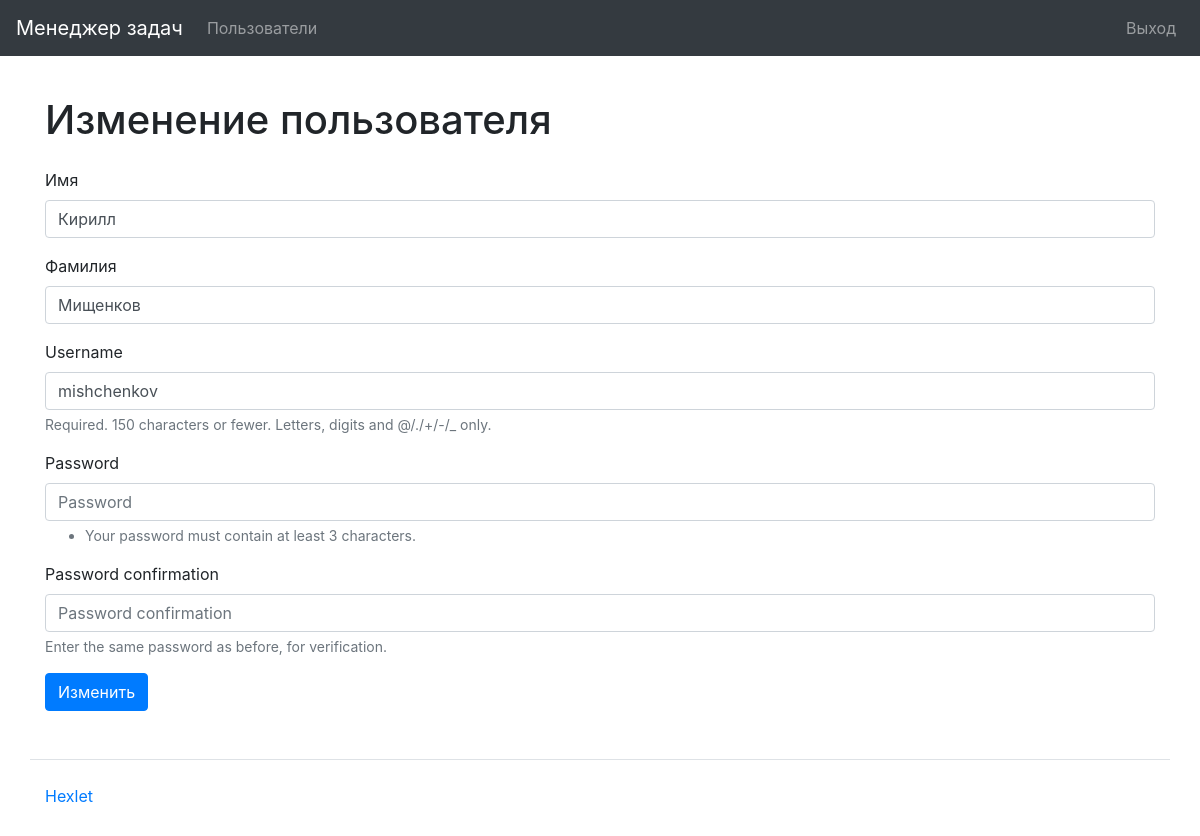
The app's page /users/1/update/ (signed in) with its own data.
### task_manager/users/models.py (models this page shows, shortened)
class User(AbstractUser):
    first_name = models.CharField(max_length=150)
    last_name = models.CharField(max_length=150)

### task_manager/users/views.py (the view)
# urls.py: path('<int:pk>/update/', UserUpdateView.as_view(), name='user_update'),
class UserUpdateView(AuthRequiredMixin, UserPermissionMixin,
                     SuccessMessageMixin, UpdateView):
    template_name = 'users/create.html'
    model = User
    form_class = UserForm
    success_url = reverse_lazy('users_list')
    permission_url = reverse_lazy('users_list')
    extra_context = {
        'title': _('Update user'),
        'button_text': _('Update'),
    }
    success_message = _('User is successfully updated')
    permission_message = _('You have no rights to change another user.')

### task_manager/users/forms.py
class UserForm(UserCreationForm):
    first_name = forms.CharField(
        max_length=150, required=True, label=_("First name")
    )
    last_name = forms.CharField(
        max_length=150, required=True, label=_("Last name")
    )
    class Meta(UserCreationForm.Meta):
        model = User
        fields = ('first_name', 'last_name',
                  'username', 'password1', 'password2'
                  )

### task_manager/mixins.py (called while the page is built)
    def dispatch(self, request, *args, **kwargs):
        if not request.user.is_authenticated:
            messages.error(request, self.auth_message)
            return redirect(reverse_lazy('login'))
        return super().dispatch(request, *args, **kwargs)

    def test_func(self):
        return self.get_object() == self.request.user

### task_manager/templates/users/create.html (shortened to what this page needs)
{% extends "base.html" %}
{% load i18n %}
{% load bootstrap4 %}
{% block content %}
    <h1 class="my-4">{{ title }}</h1>
    <form method="post">
        {% bootstrap_form form %}
        {% bootstrap_button button_text button_type="submit" button_class="btn btn-primary" %}
    </form>
{% endblock %}

### records on screen
User: first_name "Кирилл", last_name "Мищенков", username "mishchenkov"

### other values on screen
{{ title }} "Изменение пользователя"
